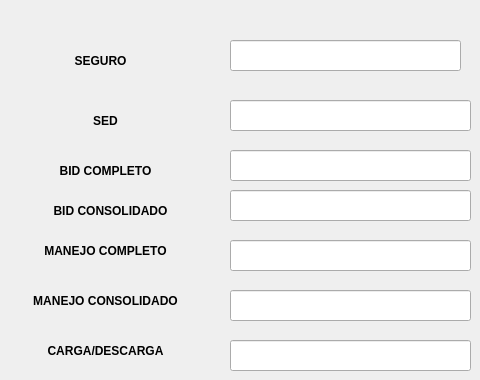
     <widget class="QWidget" name="tab_7">
      <attribute name="title">
       <string>ORIGEN</string>
      </attribute>
      <widget class="QLabel" name="label_17">
       <property name="geometry">
        <rect>
         <x>40</x>
         <y>110</y>
         <width>131</width>
         <height>21</height>
        </rect>
       </property>
       <property name="font">
        <font>
         <pointsize>9</pointsize>
         <weight>75</weight>
         <bold>true</bold>
        </font>
       </property>
       <property name="text">
        <string>SED</string>
       </property>
       <property name="alignment">
        <set>Qt::AlignCenter</set>
       </property>
      </widget>
      <widget class="QLabel" name="label_18">
       <property name="geometry">
        <rect>
         <x>30</x>
         <y>50</y>
         <width>141</width>
         <height>21</height>
        </rect>
       </property>
       <property name="font">
        <font>
         <pointsize>9</pointsize>
         <weight>75</weight>
         <bold>true</bold>
        </font>
       </property>
       <property name="text">
        <string>SEGURO</string>
       </property>
       <property name="alignment">
        <set>Qt::AlignCenter</set>
       </property>
      </widget>
      <widget class="QLineEdit" name="lineEdit_9">
       <property name="geometry">
        <rect>
         <x>230</x>
         <y>40</y>
         <width>231</width>
         <height>31</height>
        </rect>
       </property>
      </widget>
      <widget class="QLineEdit" name="lineEdit_10">
       <property name="geometry">
        <rect>
         <x>230</x>
         <y>100</y>
         <width>241</width>
         <height>31</height>
        </rect>
       </property>
      </widget>
      <widget class="QLabel" name="label_22">
       <property name="geometry">
        <rect>
         <x>40</x>
         <y>160</y>
         <width>131</width>
         <height>21</height>
        </rect>
       </property>
       <property name="font">
        <font>
         <pointsize>9</pointsize>
         <weight>75</weight>
         <bold>true</bold>
        </font>
       </property>
       <property name="text">
        <string>BID COMPLETO</string>
       </property>
       <property name="alignment">
        <set>Qt::AlignCenter</set>
       </property>
      </widget>
      <widget class="QLineEdit" name="lineEdit_41">
       <property name="geometry">
        <rect>
         <x>230</x>
         <y>150</y>
         <width>241</width>
         <height>31</height>
        </rect>
       </property>
      </widget>
      <widget class="QLabel" name="label_26">
       <property name="geometry">
        <rect>
         <x>20</x>
         <y>200</y>
         <width>181</width>
         <height>21</height>
        </rect>
       </property>
       <property name="font">
        <font>
         <pointsize>9</pointsize>
         <weight>75</weight>
         <bold>true</bold>
        </font>
       </property>
       <property name="text">
        <string>BID CONSOLIDADO</string>
       </property>
       <property name="alignment">
        <set>Qt::AlignCenter</set>
       </property>
      </widget>
      <widget class="QLineEdit" name="lineEdit_42">
       <property name="geometry">
        <rect>
         <x>230</x>
         <y>190</y>
         <width>241</width>
         <height>31</height>
        </rect>
       </property>
      </widget>
      <widget class="QLineEdit" name="lineEdit_43">
       <property name="geometry">
        <rect>
         <x>230</x>
         <y>240</y>
         <width>241</width>
         <height>31</height>
        </rect>
       </property>
      </widget>
      <widget class="QLabel" name="label_70">
       <property name="geometry">
        <rect>
         <x>30</x>
         <y>240</y>
         <width>151</width>
         <height>21</height>
        </rect>
       </property>
       <property name="font">
        <font>
         <pointsize>9</pointsize>
         <weight>75</weight>
         <bold>true</bold>
        </font>
       </property>
       <property name="text">
        <string>MANEJO COMPLETO</string>
       </property>
       <property name="alignment">
        <set>Qt::AlignCenter</set>
       </property>
      </widget>
      <widget class="QLineEdit" name="lineEdit_44">
       <property name="geometry">
        <rect>
         <x>230</x>
         <y>290</y>
         <width>241</width>
         <height>31</height>
        </rect>
       </property>
      </widget>
      <widget class="QLabel" name="label_71">
       <property name="geometry">
        <rect>
         <x>30</x>
         <y>290</y>
         <width>151</width>
         <height>21</height>
        </rect>
       </property>
       <property name="font">
        <font>
         <pointsize>9</pointsize>
         <weight>75</weight>
         <bold>true</bold>
        </font>
       </property>
       <property name="text">
        <string>MANEJO CONSOLIDADO</string>
       </property>
       <property name="alignment">
        <set>Qt::AlignCenter</set>
       </property>
      </widget>
      <widget class="QLineEdit" name="lineEdit_45">
       <property name="geometry">
        <rect>
         <x>230</x>
         <y>340</y>
         <width>241</width>
         <height>31</height>
        </rect>
       </property>
      </widget>
      <widget class="QLabel" name="label_72">
       <property name="geometry">
        <rect>
         <x>30</x>
         <y>340</y>
         <width>151</width>
         <height>21</height>
        </rect>
       </property>
       <property name="font">
        <font>
         <pointsize>9</pointsize>
         <weight>75</weight>
         <bold>true</bold>
        </font>
       </property>
       <property name="text">
        <string>CARGA/DESCARGA</string>
       </property>
       <property name="alignment">
        <set>Qt::AlignCenter</set>
       </property>
      </widget>
     </widget>
